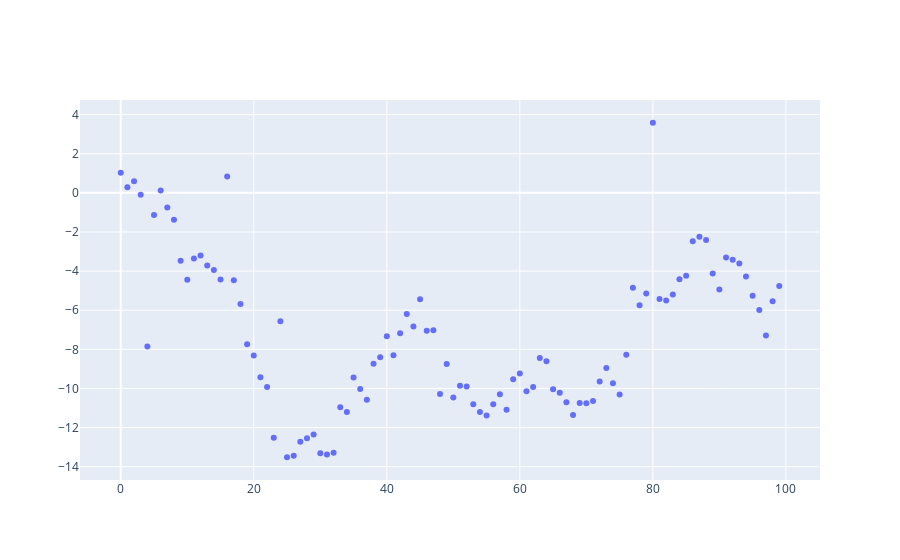

Notebook source saved alongside this figure:
### Code cell
plot_signal(noisy_signal, signal_corrected=None)
